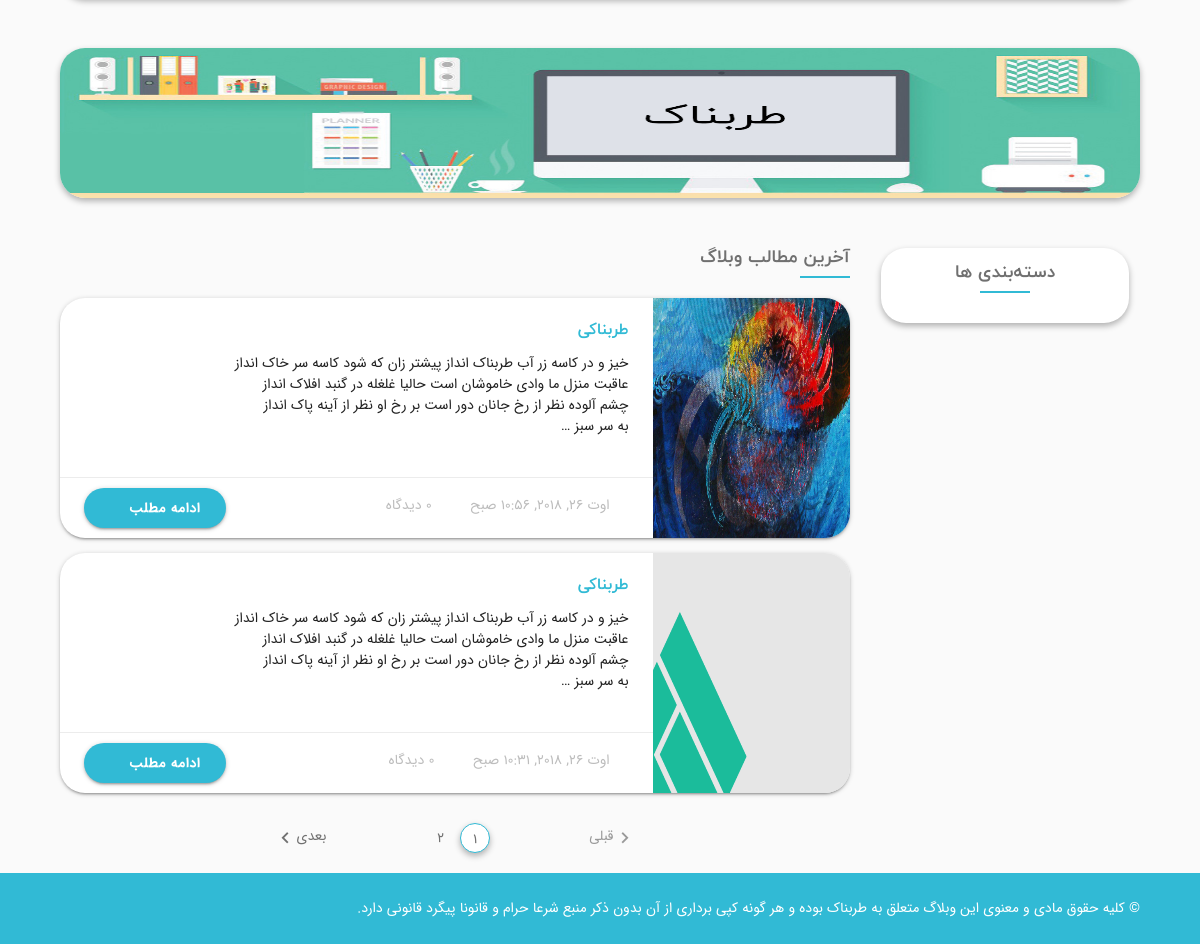
/ (lower part), run on an earlier commit of the app's database.
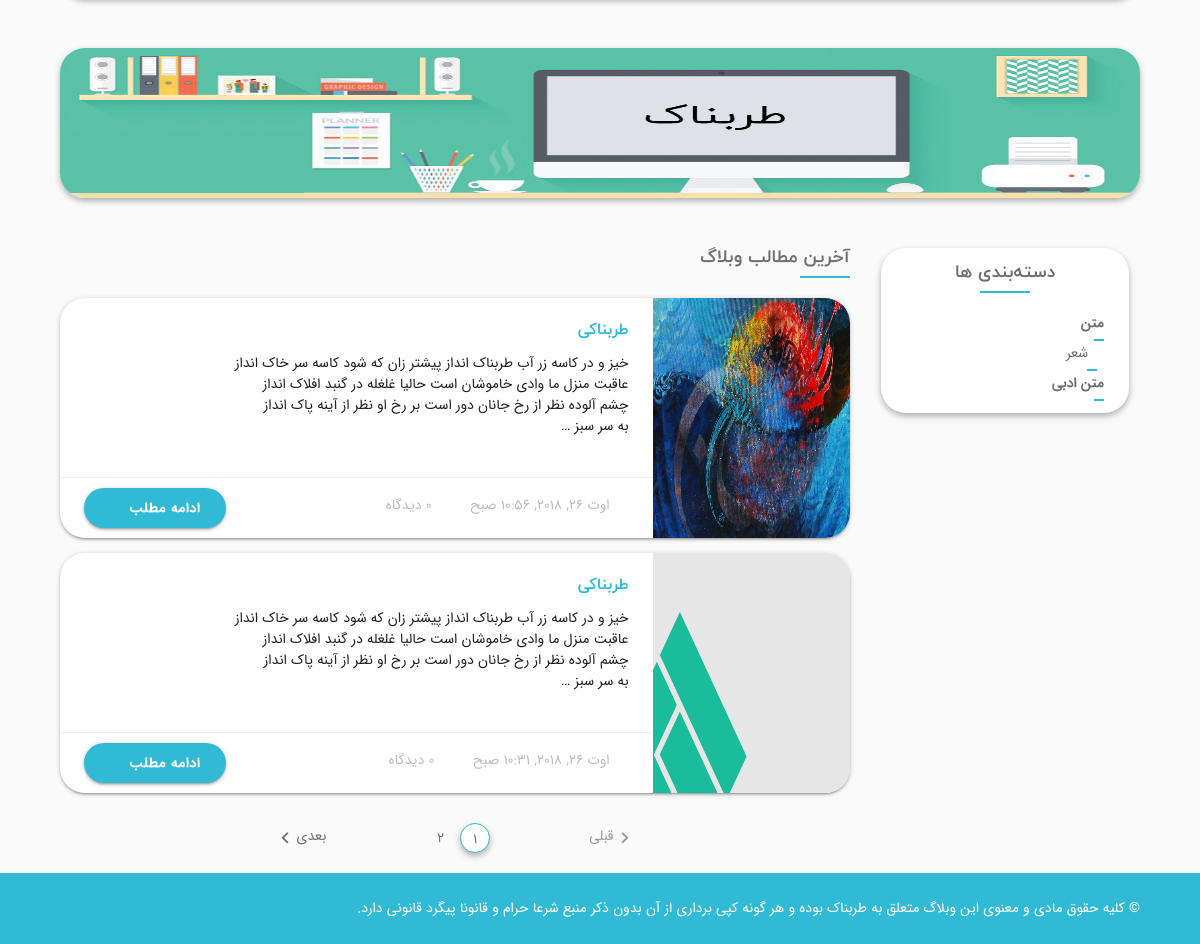
And on a later commit of the database.
### blog/models.py (models this page shows, shortened)
class Post(models.Model):
    stsChoice = (
        ('P', 'منتشر شده'),
        ('D', 'پیشنویس'),
    )
    Title = models.CharField(max_length=200,
                             verbose_name='عنوان پست')
    Slug = models.SlugField(unique_for_date="PublishTime",
                            verbose_name='نشانک پست')
    Body = models.TextField(verbose_name='متن پست')
    Author = models.ForeignKey(User,
                               on_delete=models.CASCADE,
                               related_name='Posts',
                               verbose_name='نویسنده پست',
                               null=True)
    PublishTime = models.DateTimeField(verbose_name='تاریخ انتشار')
    CreateTime = models.DateTimeField(auto_now_add=True)
    LastEditTime = models.DateTimeField(auto_now=True)
    Status = models.CharField(max_length=1,
                              choices=stsChoice,
                              verbose_name='وضعیت انتشار',
                              default='d')
    Tags = TaggableManager(verbose_name='برچسب های پست',
                           help_text='تگ ها را با علامت کاما جدا کنید.',
                           blank=True)
    Image = models.ImageField(verbose_name='تصویر پست',
                              upload_to=post_photo_path,
                              null=True,
                              blank=True)
    Categories = models.ManyToManyField(Category,
                                        related_name='POSTS',
                                        blank=True,
                                        verbose_name='دسته ها')
    class Meta:
        verbose_name = "پست"
        verbose_name_plural = 'پست ها'
        ordering = ['-PublishTime']

class Category(models.Model):
    Name = models.CharField(max_length=200,
                            verbose_name="نام دسته")
    Slug = models.SlugField(max_length=200,
                            unique=True,
                            verbose_name='نشانک دسته')
    Parent = models.ForeignKey('self',
                               related_name='CHILDS',
                               on_delete=models.CASCADE,
                               null=True,
                               blank=True,
                               verbose_name='دسته والد')
    class Meta:
        verbose_name = "دسته"
        verbose_name_plural = 'دسته ها'
        ordering = ['Name','id']

### blog/views.py (the view)
class BlogPostClassView(ListView):
    model = Post
    queryset = Post.objects.filter(Status='P')
    template_name = "blog/BlogIndex.html"
    paginate_by = 2
    context_object_name = 'Posts'

### blog/templatetags/categories.py (called while the page is built)
@register.simple_tag()
def leaf_cat_list():
    return Category.objects.filter(Parent__isnull=True)

### templates/blog/BlogIndex.html (shortened to what this page needs)
{% extends 'base.html' %}
{% load jformat %}
{% load static %}
{% load categories %}
{% block content %}
	<main>
		<div class="container">
			<div class="clearfix space"></div>
			<div class="advBox">
				<img src="{% static "img/advertise.png" %}" alt="advertise" class="responsive-img">
			</div>
		</div>
		<div class="space"></div>
		<div class="container">
			<div class="row">
				<div class="col s12 m9 content">
					<div class="title-content mg-b-30">
						<h3 class="iryekan mg-t-0">آخرین مطالب وبلاگ</h3>
					</div>
					{% include 'blog/includes/PostOverview.html' %}
					{% if is_paginated %}
						{% include 'blog/includes/Paginator.html' %}
					{% endif %}
				</div>
			{% include 'blog/includes/sidebar.html' %}
			</div>
		</div>
	</main>
{% endblock %}

### templates/blog/includes/PostOverview.html (shortened to what this page needs)
{% load jformat %}
{% load static %}
{% for post in Posts %}
	<div class="postBox card horizontal hoverable">
		<div class="card-image postImg">
			{% if post.Image %}
				<img src="{{ post.Image.url }}" alt="{{ post.Title }}">
			{% endif %}
			{% if not post.Image %}
				<img src="{% static "img/97800.jpg" %}" alt="{{ post.Title }}">
			{% endif %}
		</div>
		<div class="card-stacked">
			<div class="card-content">
				<a href="{% url 'blog:post' post.PublishTime.year post.PublishTime.month post.PublishTime.day post.Slug %}">
					<h4 class="iryekan mg-t-0">{{ post.Title }}</h4>
				</a>
				<div class="postBody">
					<p>{{ post.Body|truncatewords:50|safe }}</p>
				</div>
			</div>
			<div class="card-action">
					<span class="meta-data right-align">
					<i class="do0k-calendar9 right mg-l-5"></i>{{ post.PublishTime|jformat:"%A %d %B %Y" }}
						</span>
				<span class="meta-data right-align">
					<i class="do0k-comments2 right mg-l-5"></i>					{{ post.COMMENTS.count }}     دیدگاه
				</span>
				<a href="{% url 'blog:post' post.PublishTime.year post.PublishTime.month post.PublishTime.day post.Slug %}" class="btn waves-effect btn-more left waves-light hoverable">
					ادامه مطلب
					<i class="do0k-circle-left"></i>
				</a>
			</div>
		</div>
	</div>
{% endfor %}

### templates/blog/includes/sidebar.html (shortened to what this page needs)
{% load categories %}
{% leaf_cat_list as cats%}
<div class="col s12 m3 sidebar">
	<div class="widgetbox pd-b-25">
		<div class="title-widget">
			<h4 class="mg-t-0 center-align iryekan">دسته‌بندی ها</h4>
		</div>
		<div class="widget-body">
			<ul class="widget-list">
                {% for cat in cats %}
				<li class="widget-list-item">
					<a href="{% url 'blog:categories' cat.Slug %}">{{ cat.Name }}</a>
					<ul class="widget-list list-nested">
						<li class="widget-list-item">
                            {% for sub in cat.CHILDS.all %}
							<a href="{% url 'blog:categories' sub.Slug %}">{{ sub.Name }}</a>
							</ul>
                            {% endfor %}
                {% endfor %}
			</ul>
		</div>
	</div>
</div>

What changed in the data, as far as the page shows it:
added Category: Name "متن", shown under "دسته‌بندی ها"
added Category: Name "شعر", shown under "متن"
added Category: Name "متن ادبی", shown under "متن"
